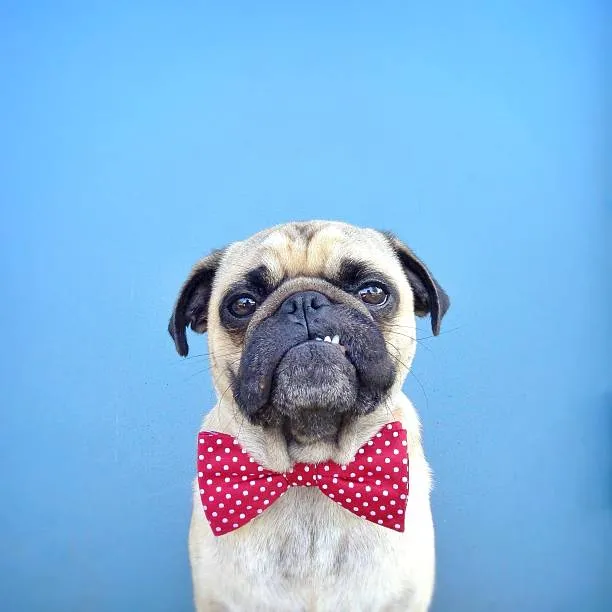
#> input picture dog.jpg, 612 x 612 px
$ jupyter execute cvdl_lab_1.ipynb   (shell and % lines are left out)
#> lines starting #> are read from the running program, lines starting #| are printed output that depends on the picture
[cell 1]
import cv2
print(cv2.__version__)

[cell 2]
import cv2
import numpy as np
import matplotlib.pyplot as plt

[cell 3]
img = cv2.imread('dog.jpg')
#> img is the input picture: shape (612, 612, 3); mean B, G, R 223.2, 179.4, 130

[cell 4]
# Display the image
plt.imshow(img)
plt.show()

[cell 5]
# Convert from BGR to RGB for proper color display
img_rgb = cv2.cvtColor(img, cv2.COLOR_BGR2RGB)

[cell 6]
# Display the image
plt.imshow(img_rgb)
plt.show()

[cell 7]
img_rgb.shape
#> Out = (612, 612, 3)

[cell 8]
type(img_rgb)

[cell 9]
img_rgb[:,:,0]

[cell 10]
img_rgb[:,:,2].min()
#> Out = 2

[cell 11]
img_rgb[:,:,1]

[cell 12]
img_rgb[:,:,0]

[cell 13]
gray = cv2.cvtColor(img, cv2.COLOR_BGR2GRAY)
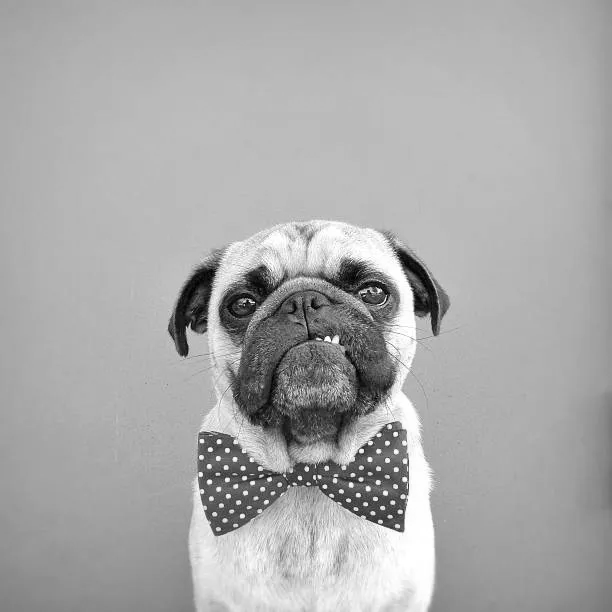
#> gray: shape (612, 612); min 1, max 255, mean 169.6

[cell 14]
gray.shape
#> Out = (612, 612)

[cell 15]
# Display the image
plt.imshow(gray)
plt.show()

[cell 16]
plt.imshow(gray, cmap='gray')  # Specify the color map as 'gray'
plt.show()

[cell 17]
gray.shape
#> Out = (612, 612)

[cell 18]
type(gray)

[cell 19]
# Display the image
plt.imshow(img_rgb[:,:,0],cmap='gray')
plt.show()
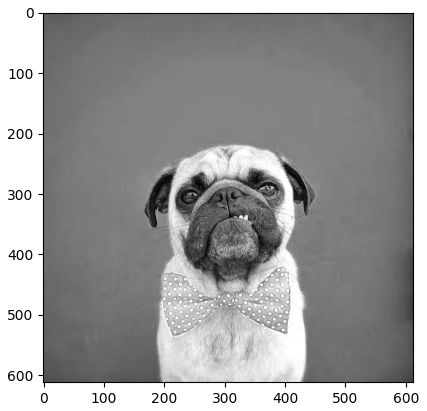
#> figure drawn by matplotlib, 1 panel

[cell 20]
# Display the image
plt.imshow(img_rgb[:,:,1],cmap='gray')
plt.show()
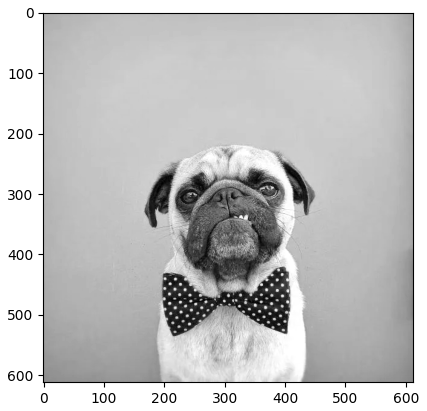
#> figure drawn by matplotlib, 1 panel

[cell 21]
# Display the image
plt.imshow(img_rgb[:,:,2],cmap='gray')
plt.show()
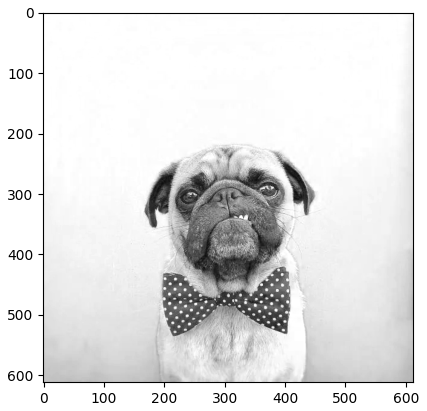
#> figure drawn by matplotlib, 1 panel

[cell 22]
# Create a figure
fig = plt.figure(figsize=(8, 6))  # Specify figure size in inches
# Add a single subplot to the figure
ax = fig.add_subplot(111)  # (1 row, 1 column, 1st subplot)
# Display the image
ax.imshow(img_rgb)
ax.axis('off')  # Turn off axis labels and ticks
ax.set_title("Image Display")  # Set a title for the subplot
# Show the figure
plt.show()

[cell 23]
img_rgb.shape
#> Out = (612, 612, 3)

[cell 24]
resized = cv2.resize(img_rgb, (300, 300))

[cell 25]
resized.shape
#> Out = (300, 300, 3)

[cell 26]
# Display the image
plt.imshow(resized)
plt.show()

[cell 27]
# Create a figure
fig = plt.figure(figsize=(8, 6))  # Specify figure size in inches
# Add a single subplot to the figure
ax = fig.add_subplot(111)  # (1 row, 1 column, 1st subplot)
# Display the image
ax.imshow(resized)
ax.axis('off')  # Turn off axis labels and ticks
ax.set_title("Image Display")  # Set a title for the subplot
# Show the figure
plt.show()

[cell 28]
cv2.line(img_rgb, (50, 50), (200, 50), (255, 0, 0), 5)
plt.imshow(img_rgb)
plt.show()

[cell 29]
cv2.line(img_rgb, (50, 50), (200, 50), (255, 0, 0), 5)
cv2.rectangle(img_rgb, (60, 60), (160, 160), (0, 255, 0), 3)
cv2.circle(img_rgb, (120, 120), 40, (0, 0, 255))
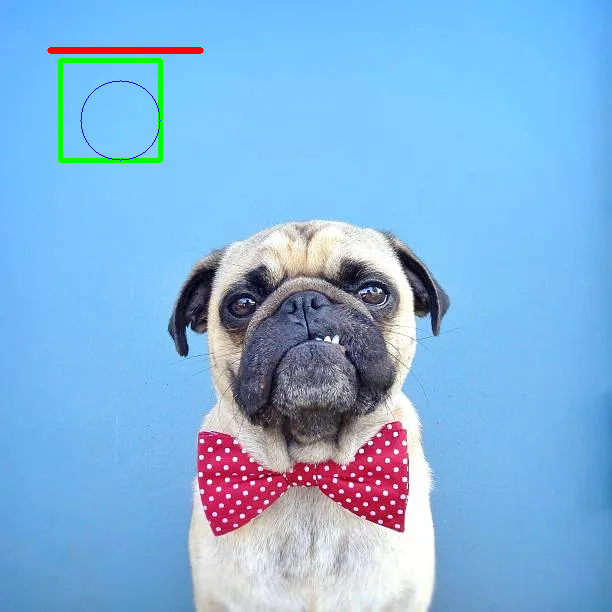
#> img_rgb: shape (612, 612, 3); mean R, G, B 129.7, 179, 221.1
plt.imshow(img_rgb)
plt.show()

[cell 30]
img = cv2.imread('dog.jpg')

[cell 31]
# Convert from BGR to RGB for proper color display
img_rgb = cv2.cvtColor(img, cv2.COLOR_BGR2RGB)

[cell 32]
plt.imshow(img_rgb)
plt.show()

[cell 33]
# Apply Gaussian Blur
gaussian_blur = cv2.GaussianBlur(img_rgb, (15, 15), 0)
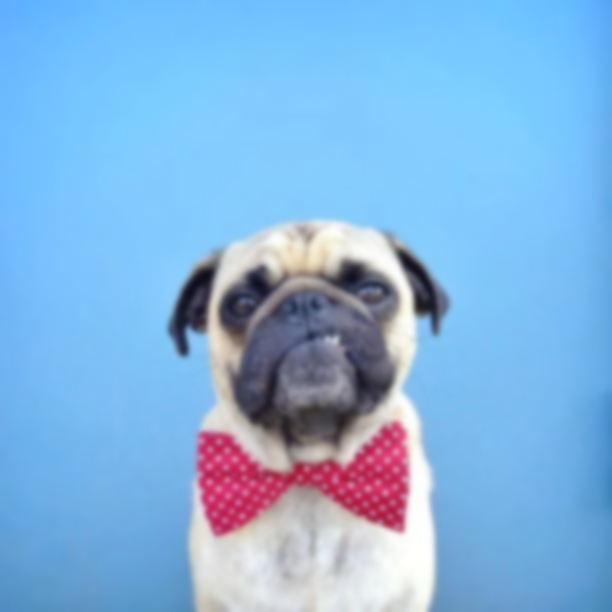
#> gaussian_blur: shape (612, 612, 3); mean R, G, B 130, 179.4, 223.2

[cell 34]
plt.imshow(gaussian_blur)
plt.show()

[cell 35]
# Apply Gaussian Blur
gaussian_blur = cv2.GaussianBlur(img_rgb, (3, 3), 0)
plt.imshow(gaussian_blur)
plt.show()

[cell 36]
# Apply Sharpening Filter
kernel_sharpening = np.array([[0, -1, 0],
                              [-1, 5, -1],
                              [0, -1, 0]])
sharpened = cv2.filter2D(img_rgb, -1, kernel_sharpening)
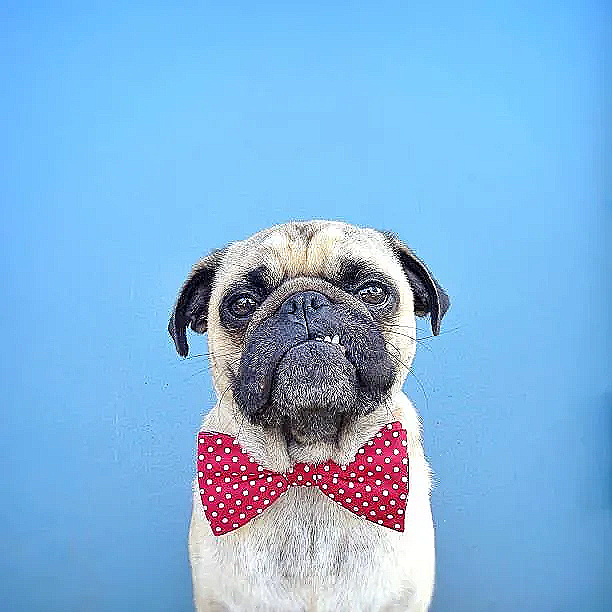
#> sharpened: shape (612, 612, 3); mean R, G, B 129.2, 179.3, 222.3

[cell 37]
plt.imshow(sharpened)
plt.show()

[cell 38]
# Create a Contrast Filter
alpha = 1.5  # Contrast control (1.0-3.0) - increase for higher contrast
beta = 0     # Brightness control (0-100) - adjust if needed

# Apply Contrast Filter
contrast_enhanced = cv2.convertScaleAbs(img_rgb, alpha=alpha, beta=beta)
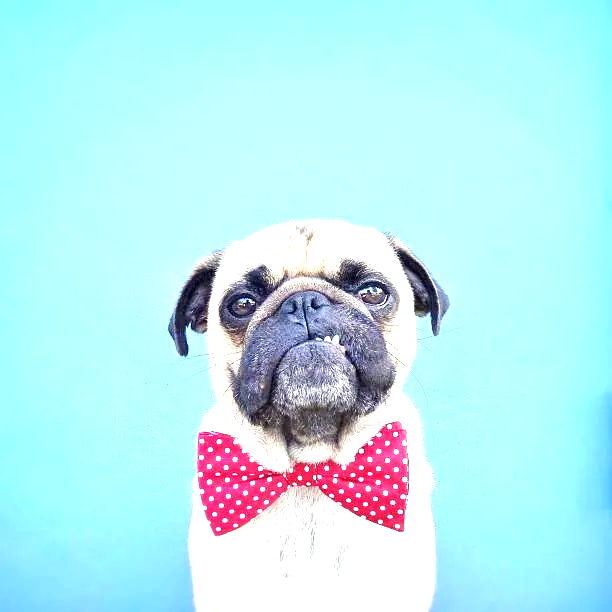
#> contrast_enhanced: shape (612, 612, 3); mean R, G, B 184.9, 236.7, 242.1

[cell 39]
plt.imshow(contrast_enhanced)
plt.show()

[cell 40]
gray = cv2.cvtColor(img, cv2.COLOR_BGR2GRAY)

[cell 41]
plt.imshow(gray,cmap='gray')
plt.show()

[cell 42]
# Apply Histogram Equalization
equalized_image = cv2.equalizeHist(gray)
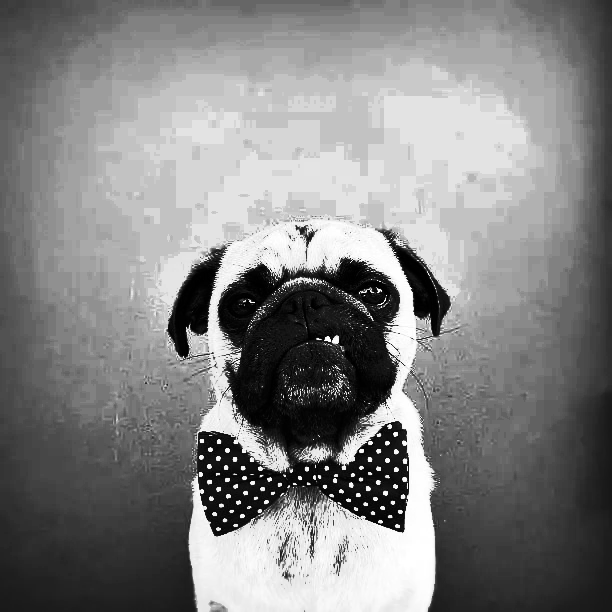
#> equalized_image: shape (612, 612); min 0, max 255, mean 130

[cell 43]
plt.imshow(equalized_image,cmap='gray')
plt.show()

[cell 44]
# Apply a Box Filter
kernel_size = (5, 5)  # Define the kernel size (width, height)
box_filtered = cv2.blur(img_rgb, kernel_size)
